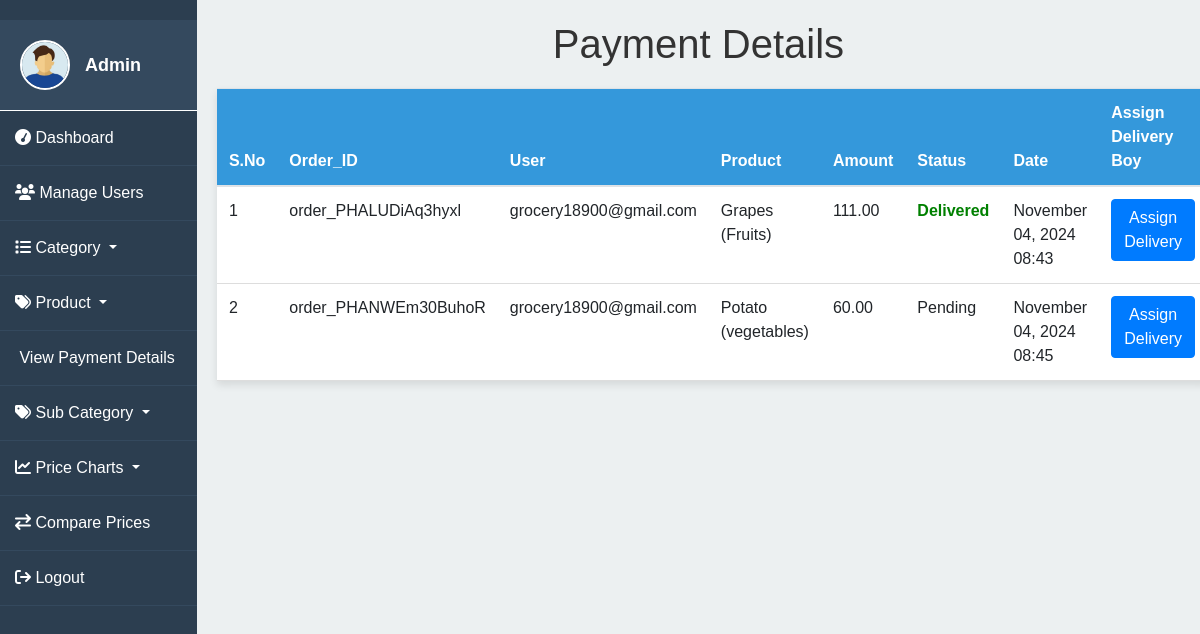
Screenshot of /custom_admin/admin_payment_detail/ with the database file from the repository.
### myapp/models.py (models this page shows, shortened)
class Payment(models.Model):
       user = models.ForeignKey(settings.AUTH_USER_MODEL, on_delete=models.CASCADE)
       order_details = models.ForeignKey(OrderDetails, on_delete=models.CASCADE, null=True, blank=True)  # Allow null
       amount_paid = models.DecimalField(max_digits=10, decimal_places=2)
       payment_id = models.CharField(max_length=100, unique=True)  # Payment ID from the payment gateway
       order_id = models.CharField(max_length=100, unique=True)    # Order ID from the payment gateway
       status = models.CharField(max_length=20)  # e.g., 'Success', 'Failed'
       created_at = models.DateTimeField(auto_now_add=True)

class User(AbstractBaseUser):
    STATUS_CHOICES = [
        ('active', 'Active'),
        ('inactive', 'Inactive')
    ]
    status = models.CharField(max_length=10, choices=STATUS_CHOICES, default='active')
    email = models.EmailField(unique=True)
    name = models.CharField(max_length=255)
    phone = models.CharField(max_length=20)
    address = models.TextField()
    pincode = models.CharField(max_length=10)
    role = models.CharField(max_length=20)
    password = models.CharField(max_length=100)
    is_active = models.BooleanField(default=True)
    is_staff = models.BooleanField(default=False)
    date_joined = models.DateTimeField(default=timezone.now)
    last_login = models.DateTimeField(null=True, blank=True)
    objects = UserManager()
    USERNAME_FIELD = 'email'
    REQUIRED_FIELDS = ['name']

class OrderProduct(models.Model):
    order = models.ForeignKey(OrderDetails, on_delete=models.CASCADE)
    product = models.ForeignKey('Product', on_delete=models.CASCADE)
    quantity = models.DecimalField(max_digits=5, decimal_places=2)

class Product(models.Model):
    product_name = models.ForeignKey(ProductCategory, on_delete=models.CASCADE)
    category = models.ForeignKey(Category, on_delete=models.CASCADE)
    subcategory = models.ForeignKey(SubCategory, on_delete=models.CASCADE, null=True, blank=True)  # New field
    price = models.DecimalField(max_digits=10, decimal_places=2)
    description = models.TextField()
    quantity = models.IntegerField()
    stock = models.PositiveIntegerField(default=0)  # Field for stock quantity
    image = models.ImageField(upload_to='media/', blank=True, null=True)
    shelf_life = models.CharField(max_length=100, blank=True, null=True)  # Field for shelf life
    form_factor = models.CharField(max_length=100, blank=True, null=True)  # Field for form factor
    organic = models.BooleanField(default=False)  # Field for organic product
    common_name = models.CharField(max_length=100, blank=True, null=True)  # Field for common name
    farmer = models.ForeignKey(Farmer, on_delete=models.CASCADE)

class ProductCategory(models.Model):
    category = models.ForeignKey(Category, on_delete=models.CASCADE)
    product_name = models.CharField(max_length=100)
    def __str__(self):
        return f"{self.product_name} ({self.category.name})"

class Category(models.Model):
    name = models.CharField(max_length=100)

class OrderDetails(models.Model):
    STATUS_CHOICES = [
        ('Pending', 'Pending'),
        ('Shipped', 'Shipped'),
        ('Delivered', 'Delivered'),
    ]
    user = models.ForeignKey(settings.AUTH_USER_MODEL, on_delete=models.CASCADE)
    products = models.ManyToManyField('Product', through='OrderProduct')  # Many-to-many relationship with Product
    total_price = models.DecimalField(max_digits=10, decimal_places=2)
    order_date = models.DateTimeField(auto_now_add=True)
    order_status = models.CharField(max_length=20, choices=STATUS_CHOICES, default='Pending')
    class Meta:
        verbose_name_plural = "Order Details"

### myapp/views.py (the view)
# urls.py: path('admin_payment_detail/', views.admin_payment_detail, name='admin_payment_detail'),
def admin_payment_detail(request):
    payments = Payment.objects.all()  # Fetch all payments
    deliveryboys = DeliveryBoy.objects.all()  # Fetch delivery boys
    return render(request, 'admin_payment_detail.html', {'payments': payments, 'deliveryboys': deliveryboys})

### myapp/templates/admin_payment_detail.html (shortened to what this page needs)
<!DOCTYPE html>
<html lang="en">
<head>
    {% load static %}
    <link rel="stylesheet" href="https://stackpath.bootstrapcdn.com/bootstrap/4.3.1/css/bootstrap.min.css">
    <link rel="stylesheet" href="https://cdnjs.cloudflare.com/ajax/libs/font-awesome/6.0.0-beta3/css/all.min.css">
</head>
<body>
    <div class="sidebar">
        <div class="profile">
            <img src="{% static 'img/admin.jpg' %}" alt="Admin Image">
            <div class="name">Admin</div>
        </div>
        <a href="{% url 'admin_dashboard' %}"><i class="fa fa-tachometer"></i> Dashboard</a>
        <a href="{% url 'manage_users' %}"><i class="fa fa-users"></i> Manage Users</a>
        <div class="dropdown">
            <a class="dropdown-toggle" href="#" role="button" id="categoryDropdown" data-toggle="dropdown" aria-haspopup="true" aria-expanded="false">
                <i class="fa fa-list"></i> Category
            </a>
        </div>
        <div class="dropdown">
            <a class="dropdown-toggle" href="#" role="button" id="productDropdown" data-toggle="dropdown" aria-haspopup="true" aria-expanded="false">
                <i class="fa fa-tags"></i> Product
            </a>
        </div>
        <a href="{% url 'admin_payment_detail' %}"> View Payment Details</a>
        <div class="dropdown">
            <a class="dropdown-toggle" href="#" role="button" id="subcategoryDropdown" data-toggle="dropdown" aria-haspopup="true" aria-expanded="false">
                <i class="fa fa-tags"></i> Sub Category
            </a>
        </div>
        <div class="dropdown">
            <a class="dropdown-toggle" href="#" role="button" id="priceChartDropdown" data-toggle="dropdown" aria-haspopup="true" aria-expanded="false">
                <i class="fa fa-line-chart"></i> Price Charts
            </a>
        </div>
        <a href="{% url 'compare_prices' %}"><i class="fa fa-exchange"></i> Compare Prices</a>
        <a href="{% url 'login' %}"><i class="fa fa-sign-out"></i> Logout</a>
    </div>
    <div class="content">
        <h1>Payment Details</h1>
        <table class="table">
            <thead>
                <tr>
                    <th>S.No</th>
                    <th>Order_ID</th>
                    <th>User</th>
                    <th>Product</th>
                    <th>Amount</th>
                    <th>Status</th>
                    <th>Date</th>
                    <th>Assign Delivery Boy</th>
                </tr>
            </thead>
            <tbody>
                {% for payment in payments %}
                <tr>
                    <td>{{ forloop.counter }}</td>
                    <td>{{ payment.order_id }}</td>
                    <td>{{ payment.user.email }}</td>
                    <td>
                        {% for order_product in payment.order_details.orderproduct_set.all %}
                            {{ order_product.product.product_name }}{% if not forloop.last %}, {% endif %}
                        {% endfor %}
                    </td>
                    <td>{{ payment.amount_paid }}</td>
                    <td>
                        {% if payment.order_details.order_status == "Delivered" %}
                            <span style="color: green; font-weight: bold;">{{ payment.order_details.order_status }}</span>
                        {% else %}
                            <span>{{ payment.order_details.order_status }}</span>
                        {% endif %}
                    </td>
                    <td>{{ payment.created_at|date:"F d, Y H:i" }}</td>
                    <td>
                        <form action="{% url 'assign_delivery' %}" method="post">
                            <button type="submit" class="btn btn-primary">Assign Delivery</button>
                        </form>
                    </td>
                </tr>
                {% endfor %}
            </tbody>
        </table>
    </div>
</body>
</html>

### myapp/templates/admin_payment_detail.html (style rules this page uses)
body { display: flex; height: 100vh; margin: 0; font-family: Arial, sans-serif; background-color: #ecf0f1; }
.sidebar { width: 250px; background: #2c3e50; color: #fff; display: flex; flex-direction: column; padding-top: 20px; box-shadow: 2px 0 5px rgba(0, 0, 0, 0.1); }
.sidebar .profile { display: flex; align-items: center; padding: 20px; background: #34495e; border-bottom: 1px solid #ffffff; }
.sidebar .profile img { width: 50px; height: 50px; border-radius: 50%; margin-right: 15px; border: 2px solid #fff; }
.sidebar .profile .name { color: #fff; font-size: 18px; font-weight: bold; }
.sidebar a { color: #fff; padding: 15px; text-decoration: none; display: block; font-size: 16px; border-bottom: 1px solid #34495e; }
.content { flex-grow: 1; padding: 20px; overflow-y: auto; background-color: #ecf0f1; }
h1 { text-align: center; color: #333; margin-bottom: 20px; }
table { width: 100%; border-collapse: collapse; margin: 20px 0; box-shadow: 0 4px 8px rgba(0, 0, 0, 0.1); background-color: #ffffff; }
th, td { padding: 12px; text-align: left; border-bottom: 1px solid #ddd; }
th { background-color: #3498db; color: white; }

### rows the page displays
Payment: order_id "order_PHALUDiAq3hyxl", user.email "grocery18900@gmail.com", amount_paid "111.00", order_details.order_status "Delivered", created_at "November 04, 2024 08:43"
OrderProduct: product.product_name "Grapes (Fruits)"
Payment: order_id "order_PHANWEm30BuhoR", user.email "grocery18900@gmail.com", amount_paid "60.00", order_details.order_status "Pending", created_at "November 04, 2024 08:45"
OrderProduct: product.product_name "Potato (vegetables)"
